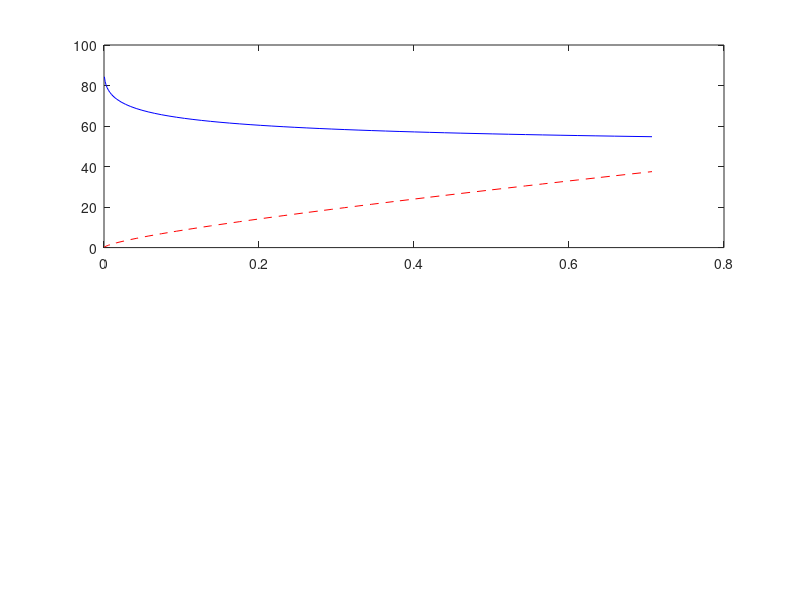

Reproduce this figure in MATLAB. (Note: this script raises an error after producing the figure.)
% Script f01_20.m; plots of min weight cantilever truss from 
% analytical solution;                              5/98, 4/1/02
% 
% For slender column (z>1):
rz=[.01:.01:.09 .1:.02:1]; N=length(rz); un=ones(1,N); z=un./rz; 
W=sqrt(un+z)./(2*z.^2); th=atan(sqrt(un+z)); c=180/pi;
J=un./z+W./(sin(th).*cos(th)); Wc=1/sqrt(2); thc=atan(sqrt(2));
%
% For short column (z<1):
W1=[Wc .74 .76 .78 .8:.1:1.5]; N1=length(W1); un1=ones(1,N1);
th1=atan(un1*sqrt(2)); z1=2*un1./(sqrt(2)*W1+un1);
J1=un1/2+2*sqrt(2)*W1; Jc=2.5;
%
figure(1); clf; subplot(211); plot(W,c*th,'b',W,15*J,'r--'); 
hold on; legend('\theta (deg)','15*J',4) 
plot(W1,c*th1,'b',W1,15*J1,'r--',Wc,c*thc,'o',Wc,15*Jc,'o',...
   0,90,'bo',0,0,'ro'); grid; axis([0 1.5 0 90]);
subplot(212), plot(W,un./z,'b',W1,un1./z1,'b',Wc,1,'o',0,0,'bo');
grid; axis([0 1.5 0 2]); ylabel('1/z'); xlabel('W')
print -deps2 \book_do\figures\f01_20
